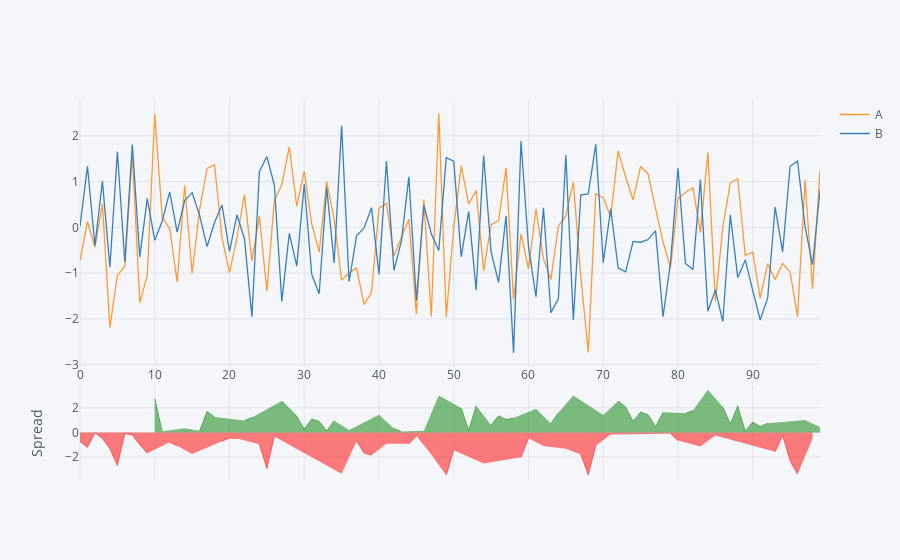

Notebook cell for this chart:
### Markdown cell above
## Spread

### Code cell
df[['A','B']].iplot(kind='spread')
